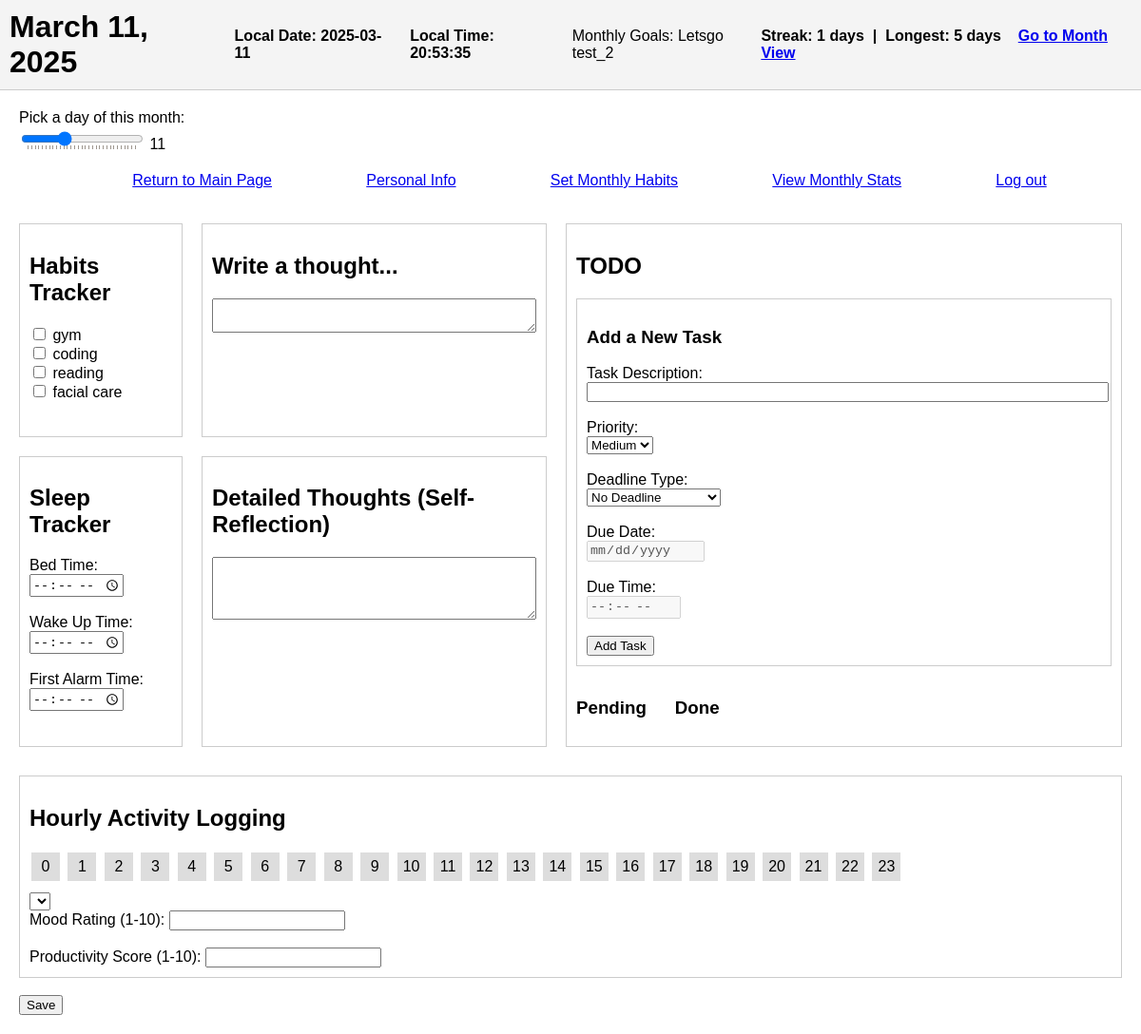
Screenshot of /day/2025/3/11/ (signed in) with the database file from the repository.
### mainpage/models.py (models this page shows, shortened)
class MonthlyHabits(models.Model):
    user_id = models.IntegerField()
    year = models.IntegerField()
    month = models.IntegerField()
    goal_text = models.TextField(blank=True)
    habit_1 = models.CharField(max_length=100, blank=True)
    habit_2 = models.CharField(max_length=100, blank=True)
    habit_3 = models.CharField(max_length=100, blank=True)
    habit_4 = models.CharField(max_length=100, blank=True)
    habit_5 = models.CharField(max_length=100, blank=True)
    habit_6 = models.CharField(max_length=100, blank=True)
    habit_7 = models.CharField(max_length=100, blank=True)
    habit_8 = models.CharField(max_length=100, blank=True)
    habit_9 = models.CharField(max_length=100, blank=True)
    habit_10 = models.CharField(max_length=100, blank=True)
    class Meta:
        unique_together = ("user_id", "year", "month")

### mainpage/views.py (the view, shortened to what this page needs)
# urls.py: path('day/<int:year>/<int:month>/<int:day>/', day_view, name='day_view'),
@login_required
def day_view(request, year, month, day):
    current_date = date(year, month, day)
    today = date.today()
    allowable_date = today + timedelta(days=1)
    if current_date > allowable_date:
        messages.error(request, "You cannot create or edit logs for dates more than 24h in the future.")
        return redirect('main_page')
    last_log = DailyData.objects.filter(
        user_id=request.user.id,
        date__lt=current_date
    ).order_by('-date').first()
    if last_log:
        day_to_fill = last_log.date + timedelta(days=1)
        while day_to_fill < current_date:
            DailyData.objects.get_or_create(
                user_id=request.user.id,
                date=day_to_fill
            )
            day_to_fill += timedelta(days=1)
    daily_obj, _ = DailyData.objects.get_or_create(
        user_id=request.user.id,
        date=current_date
    )
    monthly_obj, _ = MonthlyHabits.objects.get_or_create(
        user_id=request.user.id,
        year=year,
        month=month
    )
    habits = [
        monthly_obj.habit_1,
        monthly_obj.habit_2,
        monthly_obj.habit_3,
        monthly_obj.habit_4,
        monthly_obj.habit_5,
        monthly_obj.habit_6,
        monthly_obj.habit_7,
        monthly_obj.habit_8,
        monthly_obj.habit_9,
        monthly_obj.habit_10,
    ]
    try:
        hourly_data = json.loads(daily_obj.hourly_activity_logging) if daily_obj.hourly_activity_logging else []
    except:
        hourly_data = []
    hourly_data.sort(key=lambda x: x.get('hour', 0))
    if not hourly_data:
        hourly_data = [{"hour": h, "activity": None} for h in range(24)]
    else:
        existing_hours = {item["hour"] for item in hourly_data}
        for h in range(24):
            if h not in existing_hours:
                hourly_data.append({"hour": h, "activity": None})
        hourly_data.sort(key=lambda x: x["hour"])
    sleep_data = daily_obj.sleep or ""
    splitted = sleep_data.split(',')
    def readd_colon(t):
        t = t.strip()
        if len(t) == 4:
            return t[:2] + ":" + t[2:]
        elif len(t) == 3:
            return "0" + t[0] + ":" + t[1:]
        return t
    bed_time_form = readd_colon(splitted[0]) if len(splitted) > 0 else ''
    wake_up_time_form = readd_colon(splitted[1]) if len(splitted) > 1 else ''
    first_alarm_time_form = readd_colon(splitted[2]) if len(splitted) > 2 else ''
    habits_binary = daily_obj.habits_completed or ""
    habits_binary = habits_binary.ljust(10, '0')[:10]
    habits_status = list(zip(habits, habits_binary))
    streak_obj, _ = Streak.objects.get_or_create(user_id=request.user.id)
    streak_data = streak_obj.streak_data or {}
    context = {
        "daily_obj": daily_obj,
        "date": current_date,
        "bed_time_form": bed_time_form,
        "wake_up_time_form": wake_up_time_form,
        "first_alarm_time_form": first_alarm_time_form,
        "habits_status": habits_status,
        "monthly_obj": monthly_obj,
        "hourly_data": hourly_data,
        "current_streak": streak_data.get("current_streak", 0),
        "longest_streak": streak_data.get("longest_streak", 0),
    }
    return render(request, 'mainpage/day.html', context)

### mainpage/templates/mainpage/day.html (shortened to what this page needs)
{% load static %}
<!DOCTYPE html>
<html>
<head>
  <link rel="stylesheet" href="{% static 'mainpage/css/hourly_activities.css' %}">
  <link rel="stylesheet" href="{% static 'mainpage/css/day.css' %}">
</head>
<body>
  <header>
    <div class="header-left">
      <h1 id="currentDate"
        data-year="{{ date.year }}"
        data-month="{{ date.month }}"
        data-day="{{ date.day }}">
      {{ date }}
    </h1>
      <p id="local-date" style="font-weight:bold;">Date: --</p>
      <p id="local-time" style="font-weight:bold;">Time: --:--:--</p>
      {% if monthly_obj.goal_text %}
        <div class="monthly-goals">Monthly Goals: {{ monthly_obj.goal_text }}</div>
      {% endif %}
    </div>
    <div class="streak-info">
      <strong>Streak:</strong> {{ current_streak }} days &nbsp;|&nbsp;
      <strong>Longest:</strong> {{ longest_streak }} days &nbsp;&nbsp;
      <a href="{% url 'monthly_stats_view' %}">Go to Month View</a>
    </div>
  </header>
  <div class="date-slider-wrapper" style="margin: 20px;">
    <label for="dateSlider">Pick a day of this month:</label><br/>
    <input
      type="range"
      id="dateSlider"
      min="1"
      max="31"
      step="1"
      value="1"
      list="dayTickmarks"
    />
    <span id="sliderDayLabel"></span>
  </div>
  <ul class="nav-links">
    <li><a href="{% url 'main_page' %}">Return to Main Page</a></li>
    <li><a href="{% url 'personal_data' %}">Personal Info</a></li>
    <li><a href="{% url 'set_habits' %}">Set Monthly Habits</a></li>
    <li><a href="{% url 'monthly_stats_view' %}">View Monthly Stats</a></li>
    <li><a href="{% url 'logout' %}">Log out</a></li>
  </ul>
  <div class="main-container">
    <main>
      <form method="POST" id="dayForm">
        <div class="top-section">
          <div class="habits-tracker">
            <h2>Habits Tracker</h2>
            <div>
              {% for habit, status in habits_status %}
                {% if habit %}
                  <input type="checkbox" name="habit_{{ forloop.counter0 }}"
                         {% if status == '1' %} checked {% endif %}>
                  <label>{{ habit }}</label><br/>
                {% endif %}
              {% endfor %}
            </div>
          </div>
          <div class="thoughts-box">
            <h2>Write a thought...</h2>
            <textarea name="thoughts" id="thoughts" rows="2" cols="40">{{ daily_obj.thoughts|default_if_none:'' }}</textarea>
          </div>
          <div class="todo-box">
            <h2>TODO</h2>
            <div style="border: 1px solid #ccc; padding: 10px; margin-bottom: 15px;">
              <h3>Add a New Task</h3>
              <label>Task Description:</label><br/>
              <input type="text" id="taskText" style="width:100%;" />
              <br/><br/>
              <label>Priority:</label><br/>
              <select id="taskPriority">
                <option value="medium" selected>Medium</option>
              </select>
              <br/><br/>
              <label>Deadline Type:</label><br/>
              <select id="taskDueType">
                <option value="none" selected>No Deadline</option>
              </select>
              <br/><br/>
              <div>
                <label>Due Date:</label><br/>
                <input type="date" id="taskDueDate" disabled />
              </div>
              <br/>
              <div>
                <label>Due Time:</label><br/>
                <input type="time" id="taskDueTime" disabled />
              </div>
              <br/>
              <button id="createTaskBtn" type="button">Add Task</button>
            </div>
            <div style="display: flex; gap: 30px;">
              <div>
                <h3>Pending</h3>
              </div>
              <div>
                <h3>Done</h3>
              </div>
            </div>
          </div>
          <div class="reflection-box">
            <h2>Detailed Thoughts (Self-Reflection)</h2>
            <textarea name="self_reflection" id="self_reflection" rows="4" cols="40">{{ daily_obj.self_reflection|default_if_none:'' }}</textarea>
          </div>
          <div class="sleep-tracker">
            <h2>Sleep Tracker</h2>
            <label for="bed_time">Bed Time:</label><br/>
            <input type="time" name="bed_time" id="bed_time" value="{{ bed_time_form }}" />
            <br/><br/>
            <label for="wake_up_time">Wake Up Time:</label><br/>
            <input type="time" name="wake_up_time" id="wake_up_time" value="{{ wake_up_time_form }}" />
            <br/><br/>
            <label for="first_alarm_time">First Alarm Time:</label><br/>
            <input type="time" name="first_alarm_time" id="first_alarm_time" value="{{ first_alarm_time_form }}" />
          </div>
        </div>
        <div class="bottom-section">
          <h2>Hourly Activity Logging</h2>
          <div id="hourly-activity-bar">
            {% for entry in hourly_data %}
              <div class="hour-square"
                   data-hour="{{ entry.hour }}"
                   data-activity="{{ entry.activity }}">
                {{ entry.hour }}
              </div>
            {% endfor %}
          </div>
          <div id="activity-dropdown">
            <select id="activity-select">
            </select>
          </div>
          <label for="mood_rating">Mood Rating (1-10):</label>
          <input type="number" name="mood_rating" id="mood_rating"
                 value="{{ daily_obj.mood_rating|default_if_none:'' }}" />
          <br/><br/>
          <label for="productivity_score">Productivity Score (1-10):</label>
          <input type="number" name="productivity_score" id="productivity_score"
                 value="{{ daily_obj.productivity_score|default_if_none:'' }}" />
        </div>
        <br/>
        <button type="submit">Save</button>
      </form>
    </main>
  </div>
</body>
</html>

### mainpage/static/mainpage/css/hourly_activities.css (style rules this page uses)
.hour-square { display: inline-block; width: 30px; height: 30px; margin: 2px; text-align: center; line-height: 30px; background-color: #ddd; cursor: pointer; }
#activity-dropdown { z-index: 9999; }

### mainpage/static/mainpage/css/day.css (style rules this page uses)
body { margin: 0; font-family: Arial, sans-serif; }
header { background-color: #f4f4f4; padding: 10px; display: flex; align-items: center; justify-content: space-between; border-bottom: 1px solid #ccc; }
.header-left { display: flex; align-items: center; gap: 20px; }
.header-left h1 { margin: 0; }
.streak-info { font-weight: bold; }
.main-container { display: flex; }
main { padding: 20px; flex: 1; }
.top-section { display: grid; grid-template-columns: 0.5fr 1fr 1.7fr; grid-template-rows: auto auto; gap: 20px; }
.habits-tracker { grid-column: 1; grid-row: 1; border: 1px solid #ccc; padding: 10px; }
.thoughts-box { grid-column: 2; grid-row: 1; border: 1px solid #ccc; padding: 10px; }
.todo-box { grid-column: 3; grid-row: 1 / span 2; border: 1px solid #ccc; padding: 10px; }
.reflection-box { grid-column: 2; grid-row: 2; border: 1px solid #ccc; padding: 10px; }
.sleep-tracker { grid-column: 1; grid-row: 2; border: 1px solid #ccc; padding: 10px; }
.bottom-section { margin-top: 30px; border: 1px solid #ccc; padding: 10px; }
#hourly-activity-bar { overflow-x: auto; white-space: nowrap; margin-bottom: 10px; }
.nav-links { list-style: none; display: flex; justify-content: space-evenly; }

### rows the page displays
MonthlyHabits: goal_text "Letsgo test_2", habits_status "gym" "coding" "reading" "facial care"

### other values shown
{{ date }} "March 11, 2025"
{{ current_streak }} "1"
{{ longest_streak }} "5"
{{ entry.hour }} "0" "1" "2" "3" "4" "5" "6" "7" "8" "9" "10" "11" "12" "13" "14" "15" "16" "17" "18" "19" "20" "21" "22" "23"
